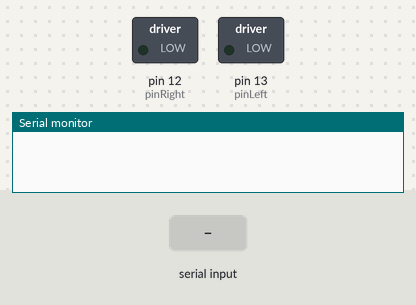
Bench run of a sketch on a simulated Arduino Uno, built with avr-gcc and run on an emulated ATmega328P. Shown: switched loads named in the sketch (green lamp = pin HIGH), the last lines printed to the serial monitor. The test bench sets the inputs (shaded band).

Above: at 1.2 s.
1.3 s: "a" received over Serial
At 2.2 s:
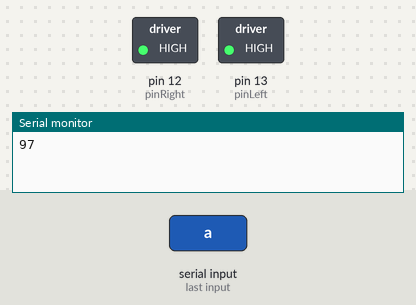
2.8 s: "r" received over Serial
At 3.3 s:
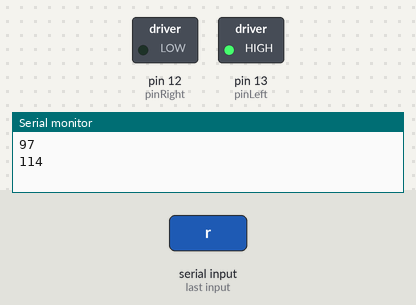
4.3 s: "l" received over Serial
At 5.5 s:
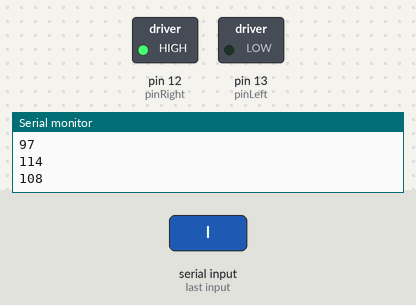
5.8 s: "s" received over Serial
At 6.8 s:
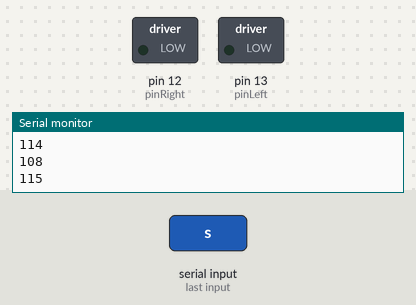
Timing chart, 0 to 8.3 s (numbered marks = the images above; inputs shaded):
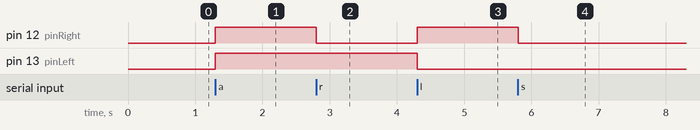

The sketch:

motorDriver.ino
```cpp
int pinRight = 12;
int pinLeft = 13;
int incomingByte = 0;   // for incoming serial data

void setup() {
  // put your setup code here, to run once:

  Serial.begin(9600);

  pinMode(pinRight, OUTPUT);
  pinMode(pinLeft, OUTPUT);

}

void loop() {

if (Serial.available() > 0) {
   incomingByte = Serial.read();
   Serial.println(incomingByte);

   if(incomingByte == 'a'){
      digitalWrite(pinRight, HIGH);
      digitalWrite(pinLeft, HIGH);
   }
   else if(incomingByte == 'r'){
      digitalWrite(pinRight, LOW);
      digitalWrite(pinLeft, HIGH);
   }
   else if(incomingByte == 'l'){
      digitalWrite(pinRight, HIGH);
      digitalWrite(pinLeft, LOW);
   }
   else if(incomingByte == 's'){
      digitalWrite(pinRight, LOW);
      digitalWrite(pinLeft, LOW);
   }
   else{
      digitalWrite(pinRight, LOW);
      digitalWrite(pinLeft, LOW);
   }
  }
  /*else{
      digitalWrite(pinRight, LOW);
      digitalWrite(pinLeft, LOW);
  }*/
}
```

Measured:
- after the input at 1.3 s, pin 12 (pinRight), pin 13 (pinLeft): LOW → HIGH at once
- after the input at 2.8 s, pin 12 (pinRight): HIGH → LOW at once
- after the input at 4.3 s, pin 12 (pinRight): LOW → HIGH at once; pin 13 (pinLeft): HIGH → LOW at once
- after the input at 5.8 s, pin 12 (pinRight): HIGH → LOW at once
